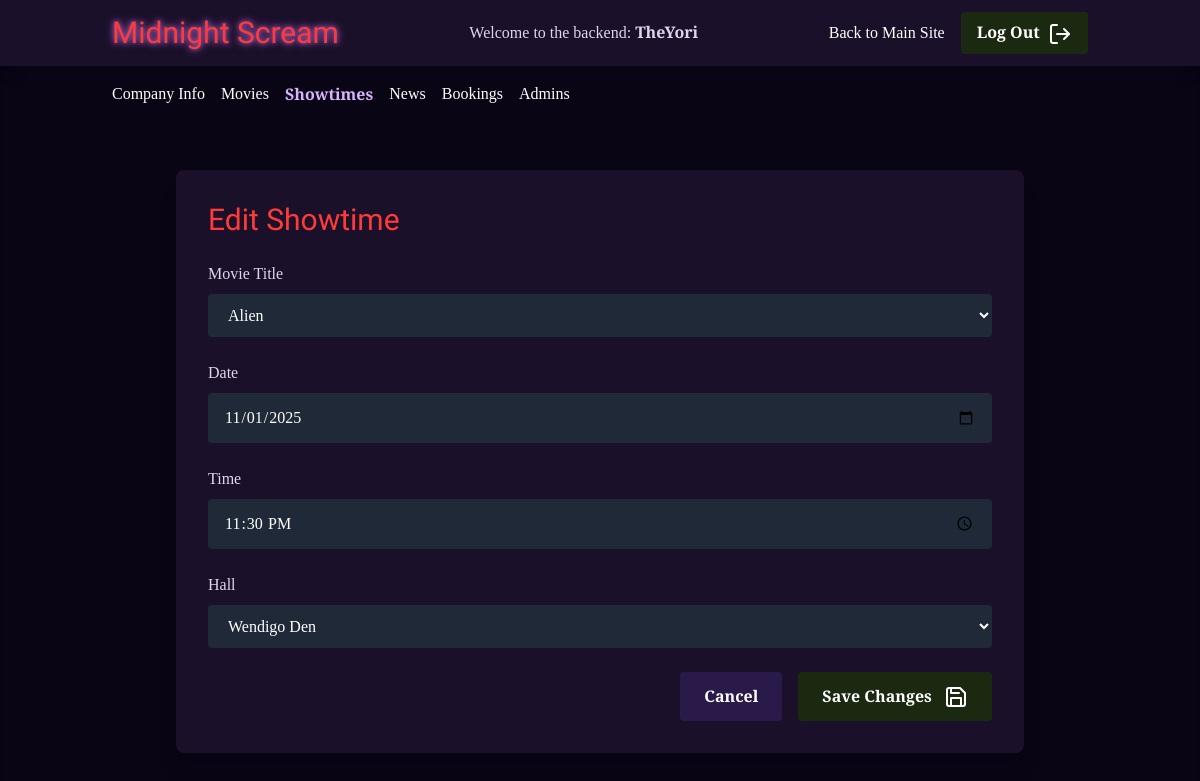
The page /admin/edit-showtime.php?id=4 (signed in) on the database its author committed.
### tables this page shows
CREATE TABLE Showtimes(
    Showtime_id INT NOT NULL AUTO_INCREMENT PRIMARY KEY,
    show_date DATE NOT NULL,
    show_time TIME NOT NULL,
    hall_id INT NOT NULL,
    movie_id INT NOT NULL,
    FOREIGN KEY (hall_id) REFERENCES Halls (hall_id),
    FOREIGN KEY (movie_id) REFERENCES Movies (movie_id)
);

CREATE TABLE Movies(
    movie_id INT NOT NULL AUTO_INCREMENT PRIMARY KEY,
    title VARCHAR(200) NOT NULL,
    movie_length INT(3) NOT NULL,
    debut_date DATE,  
    rating FLOAT,  
    director VARCHAR(120) NOT NULL,
    genre VARCHAR(50) NOT NULL,
    movie_desc TEXT NOT NULL,
    poster VARCHAR(255),
    hall_id INT,
    FOREIGN KEY (hall_id) REFERENCES Halls (hall_id)
);

CREATE TABLE Halls(
    hall_id INT NOT NULL AUTO_INCREMENT PRIMARY KEY,
    hall_name VARCHAR(50) NOT NULL
);

### classes/DatabaseCon.php (called while the page is built, shortened)
<?php
class DatabaseCon {
    private $user = "Rguldborg";
    private $pass = "123456";
    private $host = "mysql:host=localhost;dbname=CinemaDB";
    public function __construct()
    {
        $user = $this ->user;
        $pass = $this ->pass;
        $host = $this ->host;
        try
        {
            $this -> databaseCon = new PDO($host, $user, $pass);
            return $this -> databaseCon;
        }
        catch (PDOException $error)
        {
            echo "Encountered an error: ". $error->getMessage() . "<br/>";
            die();
        }
    }
}

### classes/ShowtimeCRUD.php (called while the page is built, shortened)
<?php
class ShowtimeCRUD
{
    private $conn;
    public function __construct()
    {
        $database = new DatabaseCon();
        $this->conn = $database->databaseCon;
    }
    public function getShowtimeById($id)
    {
        $query = $this->conn->prepare("SELECT * FROM `Showtimes` WHERE showtime_id = :id");
        $query->bindParam(":id", $id, PDO::PARAM_INT);
        $query->execute();
        return $query->fetch(PDO::FETCH_ASSOC);
    }
    public function getAllMovies()
    {
        $query = $this->conn->prepare("SELECT movie_id, title FROM Movies ORDER BY title ASC");
        $query->execute();
        return $query->fetchAll(PDO::FETCH_ASSOC);
    }
    public function getAllHalls()
    {
        $query = $this->conn->prepare("SELECT hall_id, hall_name FROM Halls ORDER BY hall_name ASC");
        $query->execute();
        return $query->fetchAll(PDO::FETCH_ASSOC);
    }
}

### admin/edit-showtime.php (the view, shortened to what this page needs)
<?php
$showtimeCRUD = new ShowtimeCRUD();
$id = (int)$_GET['id'];
$showtime = $showtimeCRUD->getShowtimeById($id);
$movies = $showtimeCRUD->getAllMovies();
$halls = $showtimeCRUD->getAllHalls();
?>
<!DOCTYPE html>
<html lang="en">
<head>
    <script src="https://cdn.tailwindcss.com"></script>
</head>
<body class="min-h-screen">
<nav class="purple-dark sticky top-0 z-50 shadow-lg">
    <div class="container mx-auto px-6 py-3">
        <div class="flex items-center justify-between">
            <div class="flex items-center space-x-8">
                <a href="../index.php" class="flex items-center">
                    <span class="horror-font text-3xl blood-red glow">Midnight Scream</span>
                </a>
            </div>
            <h1>Welcome to the backend: <strong><?php echo $_SESSION['username']; ?></strong></h1>
            <div class="flex items-center space-x-4">
                <a href="../index.php" class="hidden md:block text-white hover:text-purple-300">Back to Main Site</a>
                <a href="login.php?logout=1" class="moss-green hover:bg-green-900 text-white font-bold py-2 px-4 rounded transition duration-300" >
                    Log Out <i data-feather="log-out" class="inline ml-1"></i>
                </a>
            </div>
        </div>
    </div>
</nav>
<div class="admin-nav py-4 shadow-inner">
    <div class="container mx-auto px-6">
        <div class="flex flex-wrap gap-4">
            <a href="company.php" class="text-white hover:text-purple-300">Company Info</a>
            <a href="movies.php" class="text-white hover:text-purple-300">Movies</a>
            <a href="showtimes.php" class="text-purple-300 font-bold">Showtimes</a>
            <a href="news.php" class="text-white hover:text-purple-300">News</a>
            <a href="bookings.php" class="text-white hover:text-purple-300">Bookings</a>
            <a href="admin.php" class="text-white hover:text-purple-300">Admins</a>
        </div>
    </div>
    <section class="py-16">
        <div class="container mx-auto px-6 max-w-4xl">
            <div class="purple-dark rounded-lg shadow-xl p-8">
                <h2 class="horror-font text-3xl blood-red mb-6">Edit Showtime</h2>
                <form method="post" class="space-y-6">
                    <div>
                        <label for="edit-showtime-movie" class="block mb-2">Movie Title</label>
                        <select name="movie_id" id="edit-showtime-movie" required
                                class="w-full px-4 py-3 bg-gray-800 text-white rounded focus:outline-none focus:ring-2 focus:ring-purple-500">
                            <?php foreach ($movies as $movie): ?>
                                <option value="<?php echo $movie['movie_id']; ?>"
                                        <?php echo ($movie['movie_id'] == $showtime['movie_id']) ? 'selected' : ''; ?>>
                                    <?php echo htmlspecialchars($movie['title']); ?>
                                </option>
                            <?php endforeach; ?>
                        </select>
                    </div>
                    <div>
                        <label for="edit-showtime-date" class="block mb-2">Date</label>
                        <input type="date" name="show_date" id="edit-showtime-date"
                               value="<?php echo htmlspecialchars($showtime['show_date']); ?>"
                               required class="w-full px-4 py-3 bg-gray-800 text-white rounded focus:outline-none focus:ring-2 focus:ring-purple-500">
                    </div>
                    <div>
                        <label for="edit-showtime-time" class="block mb-2">Time</label>
                        <input type="time" name="show_time" id="edit-showtime-time"
                               value="<?php echo substr($showtime['show_time'], 0, 5); ?>"
                               required class="w-full px-4 py-3 bg-gray-800 text-white rounded focus:outline-none focus:ring-2 focus:ring-purple-500">
                    </div>
                    <div>
                        <label for="edit-showtime-hall" class="block mb-2">Hall</label>
                        <select name="hall_id" id="edit-showtime-hall" required
                                class="w-full px-4 py-3 bg-gray-800 text-white rounded focus:outline-none focus:ring-2 focus:ring-purple-500">
                            <?php foreach ($halls as $hall): ?>
                                <option value="<?php echo $hall['hall_id']; ?>"
                                        <?php echo ($hall['hall_id'] == $showtime['hall_id']) ? 'selected' : ''; ?>>
                                    <?php echo htmlspecialchars($hall['hall_name']); ?>
                                </option>
                            <?php endforeach; ?>
                        </select>
                    </div>
                    <div class="flex justify-end space-x-4">
                        <a href="showtimes.php" class="inline-block purple-light hover:bg-purple-800 text-white font-bold py-3 px-6 rounded transition duration-300">
                            Cancel
                        </a>
                        <button type="submit" class="moss-green hover:bg-green-900 text-white font-bold py-3 px-6 rounded transition duration-300">
                            Save Changes <i data-feather="save" class="inline ml-2"></i>
                        </button>
                    </div>
                </form>
            </div>
        </div>
    </section>
</body>
</html>

### admin/edit-showtime.php (style rules this page uses)
body { font-family: 'EB Garamond', serif; background-color: #0f0a1a; color: #e0d6eb; }
.horror-font { font-family: 'Creepster', cursive; }
.purple-dark { background-color: #1a1029; }
.purple-light { background-color: #2a1a4a; }
.moss-green { background-color: #1a2910; }
.blood-red { color: #ff3a3a; }
.glow { text-shadow: 0 0 5px #9b59b6, 0 0 10px #9b59b6; }
.admin-nav { background-color: #0a0515; }

### rows shown on the page
showtimes: movie_id "Alien", show_date "11/01/2025", show_time "23:30", hall_id "Wendigo Den"

### other values the page prints
$_SESSION['username'] "TheYori"
